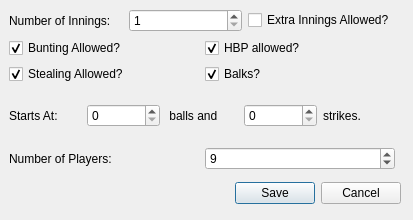
<?xml version="1.0" encoding="UTF-8"?>
<ui version="4.0">
 <class>GameOptions</class>
 <widget class="QDialog" name="GameOptions">
  <property name="geometry">
   <rect>
    <x>0</x>
    <y>0</y>
    <width>413</width>
    <height>220</height>
   </rect>
  </property>
  <property name="windowTitle">
   <string>Game Attributes</string>
  </property>
  <widget class="QDialogButtonBox" name="buttonBox">
   <property name="geometry">
    <rect>
     <x>10</x>
     <y>180</y>
     <width>391</width>
     <height>27</height>
    </rect>
   </property>
   <property name="standardButtons">
    <set>QDialogButtonBox::Cancel|QDialogButtonBox::Save</set>
   </property>
   <property name="centerButtons">
    <bool>false</bool>
   </property>
  </widget>
  <widget class="QWidget" name="verticalLayoutWidget">
   <property name="geometry">
    <rect>
     <x>9</x>
     <y>9</y>
     <width>386</width>
     <height>161</height>
    </rect>
   </property>
   <layout class="QVBoxLayout" name="verticalLayout">
    <item>
     <layout class="QHBoxLayout" name="horizontalLayout">
      <item>
       <widget class="QLabel" name="label">
        <property name="text">
         <string>Number of Innings: </string>
        </property>
       </widget>
      </item>
      <item>
       <widget class="QSpinBox" name="spinBox">
        <property name="suffix">
         <string/>
        </property>
        <property name="prefix">
         <string/>
        </property>
        <property name="minimum">
         <number>1</number>
        </property>
        <property name="maximum">
         <number>9</number>
        </property>
       </widget>
      </item>
      <item>
       <widget class="QCheckBox" name="checkBox">
        <property name="text">
         <string>Extra Innings Allowed?</string>
        </property>
       </widget>
      </item>
     </layout>
    </item>
    <item>
     <layout class="QHBoxLayout" name="horizontalLayout_4">
      <item>
       <widget class="QCheckBox" name="checkBox_2">
        <property name="text">
         <string>Bunting Allowed?</string>
        </property>
        <property name="checked">
         <bool>true</bool>
        </property>
       </widget>
      </item>
      <item>
       <widget class="QCheckBox" name="checkBox_3">
        <property name="text">
         <string>HBP allowed?</string>
        </property>
        <property name="checked">
         <bool>true</bool>
        </property>
       </widget>
      </item>
     </layout>
    </item>
    <item>
     <layout class="QHBoxLayout" name="horizontalLayout_5">
      <item>
       <widget class="QCheckBox" name="checkBox_4">
        <property name="text">
         <string>Stealing Allowed?</string>
        </property>
        <property name="checked">
         <bool>true</bool>
        </property>
       </widget>
      </item>
      <item>
       <widget class="QCheckBox" name="checkBox_5">
        <property name="text">
         <string>Balks?</string>
        </property>
        <property name="checked">
         <bool>true</bool>
        </property>
       </widget>
      </item>
     </layout>
    </item>
    <item>
     <layout class="QHBoxLayout" name="horizontalLayout_2">
      <item>
       <widget class="QLabel" name="label_2">
        <property name="text">
         <string>Starts At: </string>
        </property>
       </widget>
      </item>
      <item>
       <widget class="QSpinBox" name="spinBox_2">
        <property name="maximum">
         <number>3</number>
        </property>
       </widget>
      </item>
      <item>
       <widget class="QLabel" name="label_3">
        <property name="frameShape">
         <enum>QFrame::NoFrame</enum>
        </property>
        <property name="text">
         <string> balls and </string>
        </property>
       </widget>
      </item>
      <item>
       <widget class="QSpinBox" name="spinBox_3">
        <property name="maximum">
         <number>2</number>
        </property>
       </widget>
      </item>
      <item>
       <widget class="QLabel" name="label_4">
        <property name="text">
         <string>strikes.</string>
        </property>
       </widget>
      </item>
     </layout>
    </item>
    <item>
     <layout class="QHBoxLayout" name="horizontalLayout_3">
      <item>
       <widget class="QLabel" name="label_5">
        <property name="text">
         <string>Number of Players: </string>
        </property>
       </widget>
      </item>
      <item>
       <widget class="QSpinBox" name="spinBox_4">
        <property name="minimum">
         <number>1</number>
        </property>
        <property name="maximum">
         <number>12</number>
        </property>
        <property name="value">
         <number>9</number>
        </property>
       </widget>
      </item>
     </layout>
    </item>
   </layout>
  </widget>
 </widget>
 <resources/>
 <connections/>
</ui>
